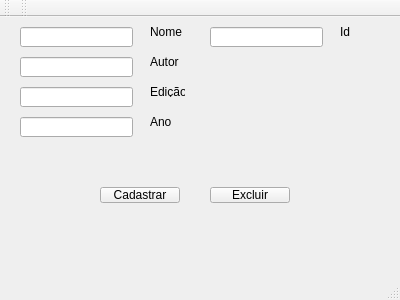
<?xml version="1.0" encoding="UTF-8"?>
<ui version="4.0">
 <class>MainWindow</class>
 <widget class="QMainWindow" name="MainWindow">
  <property name="geometry">
   <rect>
    <x>0</x>
    <y>0</y>
    <width>400</width>
    <height>300</height>
   </rect>
  </property>
  <property name="windowTitle">
   <string>MainWindow</string>
  </property>
  <widget class="QWidget" name="centralWidget">
   <widget class="QLineEdit" name="lineEditNome">
    <property name="geometry">
     <rect>
      <x>20</x>
      <y>10</y>
      <width>113</width>
      <height>20</height>
     </rect>
    </property>
   </widget>
   <widget class="QLabel" name="label">
    <property name="geometry">
     <rect>
      <x>150</x>
      <y>10</y>
      <width>35</width>
      <height>10</height>
     </rect>
    </property>
    <property name="text">
     <string>Nome</string>
    </property>
   </widget>
   <widget class="QLabel" name="label_2">
    <property name="geometry">
     <rect>
      <x>150</x>
      <y>40</y>
      <width>35</width>
      <height>10</height>
     </rect>
    </property>
    <property name="text">
     <string>Autor</string>
    </property>
   </widget>
   <widget class="QLineEdit" name="lineEditAutor">
    <property name="geometry">
     <rect>
      <x>20</x>
      <y>40</y>
      <width>113</width>
      <height>20</height>
     </rect>
    </property>
   </widget>
   <widget class="QLabel" name="label_3">
    <property name="geometry">
     <rect>
      <x>150</x>
      <y>70</y>
      <width>35</width>
      <height>10</height>
     </rect>
    </property>
    <property name="text">
     <string>Edição</string>
    </property>
   </widget>
   <widget class="QLineEdit" name="lineEditEditor">
    <property name="geometry">
     <rect>
      <x>20</x>
      <y>70</y>
      <width>113</width>
      <height>20</height>
     </rect>
    </property>
   </widget>
   <widget class="QLabel" name="label_4">
    <property name="geometry">
     <rect>
      <x>150</x>
      <y>100</y>
      <width>35</width>
      <height>10</height>
     </rect>
    </property>
    <property name="text">
     <string>Ano</string>
    </property>
   </widget>
   <widget class="QLineEdit" name="lineEditAno">
    <property name="geometry">
     <rect>
      <x>20</x>
      <y>100</y>
      <width>113</width>
      <height>20</height>
     </rect>
    </property>
   </widget>
   <widget class="QPushButton" name="pushButton">
    <property name="geometry">
     <rect>
      <x>100</x>
      <y>170</y>
      <width>80</width>
      <height>16</height>
     </rect>
    </property>
    <property name="text">
     <string>Cadastrar</string>
    </property>
   </widget>
   <widget class="QPushButton" name="pushButton_2">
    <property name="geometry">
     <rect>
      <x>210</x>
      <y>170</y>
      <width>80</width>
      <height>16</height>
     </rect>
    </property>
    <property name="text">
     <string>Excluir</string>
    </property>
   </widget>
   <widget class="QLabel" name="label_5">
    <property name="geometry">
     <rect>
      <x>340</x>
      <y>10</y>
      <width>35</width>
      <height>10</height>
     </rect>
    </property>
    <property name="text">
     <string>Id</string>
    </property>
   </widget>
   <widget class="QLineEdit" name="lineEditID">
    <property name="geometry">
     <rect>
      <x>210</x>
      <y>10</y>
      <width>113</width>
      <height>20</height>
     </rect>
    </property>
   </widget>
  </widget>
  <widget class="QMenuBar" name="menuBar">
   <property name="geometry">
    <rect>
     <x>0</x>
     <y>0</y>
     <width>400</width>
     <height>17</height>
    </rect>
   </property>
  </widget>
  <widget class="QToolBar" name="mainToolBar">
   <attribute name="toolBarArea">
    <enum>TopToolBarArea</enum>
   </attribute>
   <attribute name="toolBarBreak">
    <bool>false</bool>
   </attribute>
  </widget>
  <widget class="QStatusBar" name="statusBar"/>
  <widget class="QToolBar" name="toolBar">
   <property name="windowTitle">
    <string>toolBar</string>
   </property>
   <attribute name="toolBarArea">
    <enum>TopToolBarArea</enum>
   </attribute>
   <attribute name="toolBarBreak">
    <bool>false</bool>
   </attribute>
  </widget>
 </widget>
 <layoutdefault spacing="6" margin="11"/>
 <resources/>
 <connections/>
</ui>
